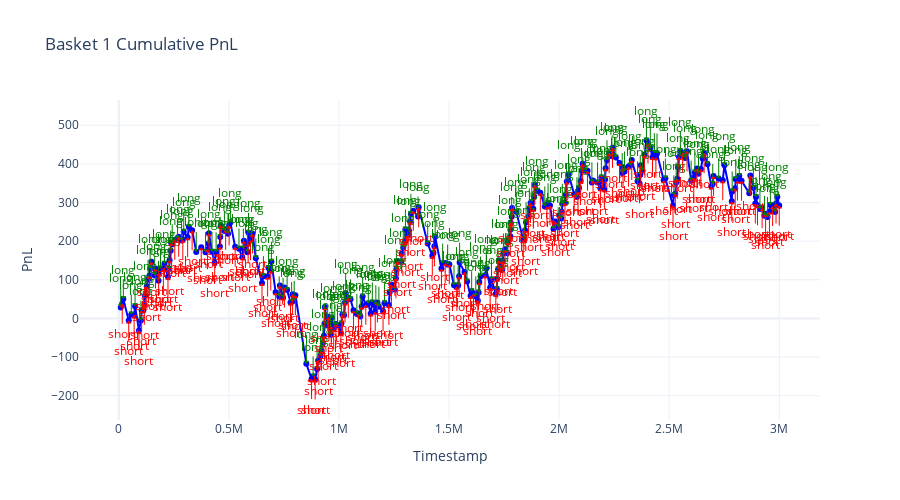

Here is the notebook cell this chart was saved with:
### Code cell
import plotly.graph_objects as go

# Add cumulative PnL column
basket_1_trades['cumulative_pnl'] = basket_1_trades['pnl'].cumsum()

# Create the figure
fig = go.Figure()

# Cumulative PnL line
fig.add_trace(go.Scatter(
    x=basket_1_trades['exit'],
    y=basket_1_trades['cumulative_pnl'],
    mode='lines+markers',
    name='Cumulative PnL',
    line=dict(color='blue'),
    marker=dict(size=6)
))

# Add trade direction annotations (optional)
for _, row in basket_1_trades.iterrows():
    fig.add_annotation(
        x=row['exit'],
        y=row['cumulative_pnl'],
        text=row['side'],
        showarrow=True,
        arrowhead=1,
        ax=0,
        ay=-30 if row['side'] == 'long' else 30,
        font=dict(color='green' if row['side'] == 'long' else 'red'),
        arrowcolor='green' if row['side'] == 'long' else 'red'
    )

# Formatting
fig.update_layout(
    title='Basket 1 Cumulative PnL',
    xaxis_title='Timestamp',
    yaxis_title='PnL',
    template='plotly_white',
    height=500
)

fig.show()
